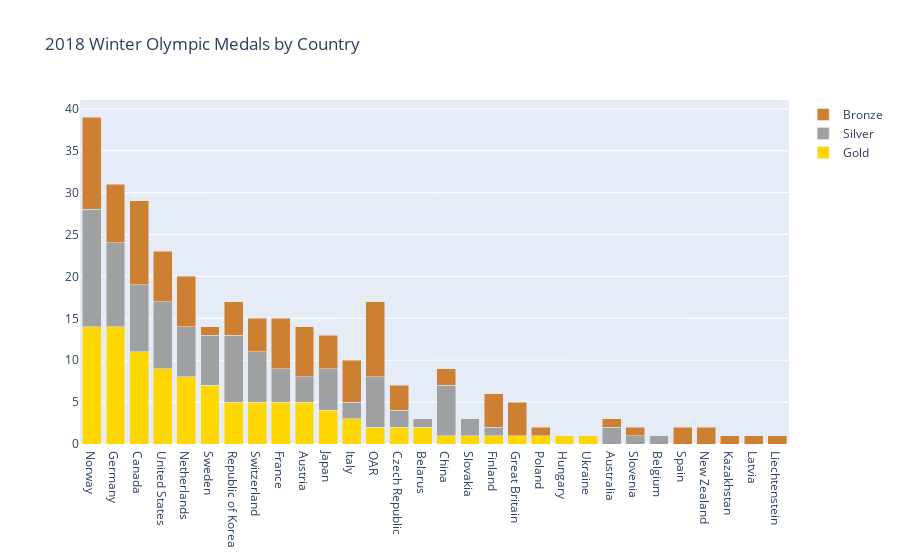

Notebook cell for this chart:
### Markdown cell above
We can also create a stacked bar chart, where we are still plotting by medal type, but the bronze, silver and gold traces are stacked to better show each country's total.

To do this, we can use the traces we already created, all we need to do is change the layout mode and re-plot:

### Code cell
# create the layout
layout = go.Layout(
    title='2018 Winter Olympic Medals by Country',
    barmode='stack'  # stack the bars
)

# create the figure
fig = go.Figure(data=data, layout=layout)
fig.show()

### Figure 1 — Plotly figure (JSON) as saved in the notebook; plotly's stock layout.template omitted (floating-point values rounded to 4 significant figures)
{"data": [{"marker": {"color": "#FFD700"}, "name": "Gold", "type": "bar", "x": ["Norway", "Germany", "Canada", "United States", "Netherlands", "Sweden", "Republic of Korea", "Switzerland", "France", "Austria", "Japan", "Italy", "OAR", "Czech Republic", "Belarus", "China", "Slovakia", "Finland", "Great Britain", "Poland", "Hungary", "Ukraine", "Australia", "Slovenia", "Belgium", "Spain", "New Zealand", "Kazakhstan", "Latvia", "Liechtenstein"], "y": [14, 14, 11, 9, 8, 7, 5, 5, 5, 5, 4, 3, 2, 2, 2, 1, 1, 1, 1, 1, 1, 1, 0, 0, 0, 0, 0, 0, 0, 0]}, {"marker": {"color": "#9EA0A1"}, "name": "Silver", "type": "bar", "x": ["Norway", "Germany", "Canada", "United States", "Netherlands", "Sweden", "Republic of Korea", "Switzerland", "France", "Austria", "Japan", "Italy", "OAR", "Czech Republic", "Belarus", "China", "Slovakia", "Finland", "Great Britain", "Poland", "Hungary", "Ukraine", "Australia", "Slovenia", "Belgium", "Spain", "New Zealand", "Kazakhstan", "Latvia", "Liechtenstein"], "y": [14, 10, 8, 8, 6, 6, 8, 6, 4, 3, 5, 2, 6, 2, 1, 6, 2, 1, 0, 0, 0, 0, 2, 1, 1, 0, 0, 0, 0, 0]}, {"marker": {"color": "#CD7F32"}, "name": "Bronze", "type": "bar", "x": ["Norway", "Germany", "Canada", "United States", "Netherlands", "Sweden", "Republic of Korea", "Switzerland", "France", "Austria", "Japan", "Italy", "OAR", "Czech Republic", "Belarus", "China", "Slovakia", "Finland", "Great Britain", "Poland", "Hungary", "Ukraine", "Australia", "Slovenia", "Belgium", "Spain", "New Zealand", "Kazakhstan", "Latvia", "Liechtenstein"], "y": [11, 7, 10, 6, 6, 1, 4, 4, 6, 6, 4, 5, 9, 3, 0, 2, 0, 4, 4, 1, 0, 0, 1, 1, 0, 2, 2, 1, 1, 1]}], "layout": {"barmode": "stack", "title": {"text": "2018 Winter Olympic Medals by Country"}}}
